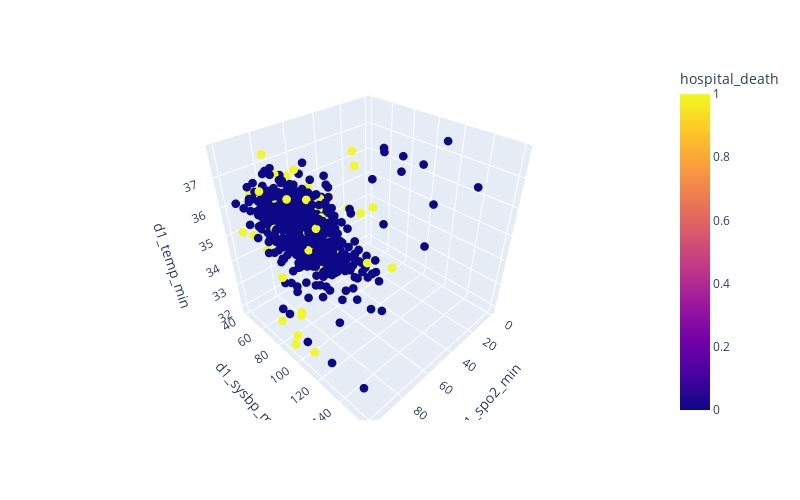

Write notebook code for a chart like this one.
### Code cell
# visualize on a randomly sampled subset to allow better visual interpretation
visualize(hospital.sample(1000))

### Figure 1 — Plotly figure (JSON) as saved in the notebook; plotly's stock layout.template omitted (floating-point values rounded to 4 significant figures; data arrays with more than 128 entries replaced by an {"elided": "..."} marker saying what was removed)
{"data": [{"hovertemplate": "d1_spo2_min=%{x}<br>d1_sysbp_min=%{y}<br>d1_temp_min=%{z}<br>hospital_death=%{marker.color}<extra></extra>", "legendgroup": "", "marker": {"color": {"elided": "1000 int values"}, "coloraxis": "coloraxis", "size": 3, "symbol": "circle"}, "mode": "markers", "name": "", "scene": "scene", "showlegend": false, "type": "scatter3d", "x": {"elided": "1000 float values"}, "y": {"elided": "1000 float values"}, "z": {"elided": "1000 float values"}}], "layout": {"autosize": false, "coloraxis": {"colorbar": {"title": {"text": "hospital_death"}}, "colorscale": [[0, "#0d0887"], [0.1111, "#46039f"], [0.2222, "#7201a8"], [0.3333, "#9c179e"], [0.4444, "#bd3786"], [0.5556, "#d8576b"], [0.6667, "#ed7953"], [0.7778, "#fb9f3a"], [0.8889, "#fdca26"], [1, "#f0f921"]]}, "height": 500, "legend": {"tracegroupgap": 0}, "margin": {"t": 60}, "scene": {"domain": {"x": [0, 1], "y": [0, 1]}, "xaxis": {"title": {"text": "d1_spo2_min"}}, "yaxis": {"title": {"text": "d1_sysbp_min"}}, "zaxis": {"title": {"text": "d1_temp_min"}}}, "width": 800}}
